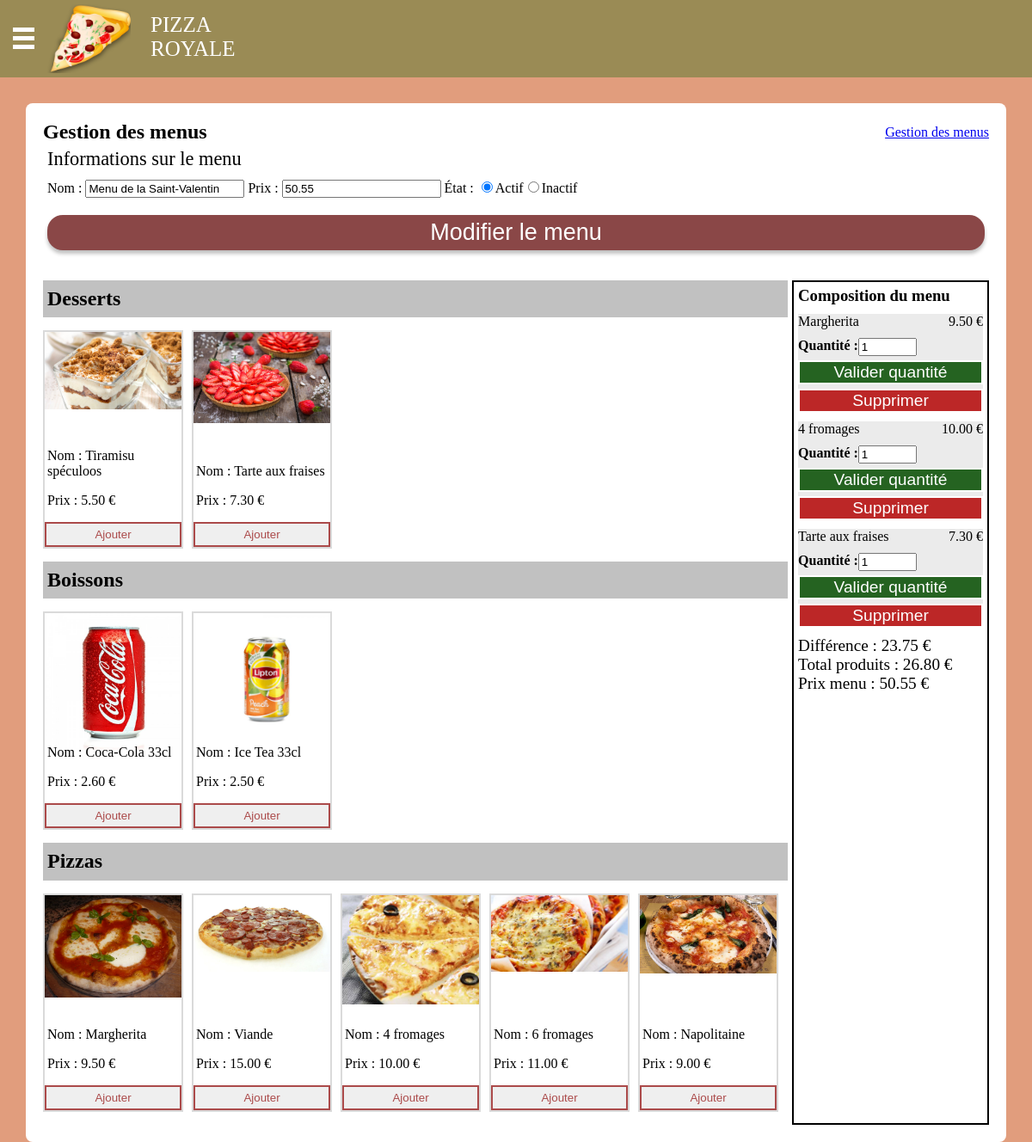
The page /gestionmenus.php?id=97 (signed in) on the database its author committed.
### tables this page shows
CREATE TABLE `menus` (
  `id_menu` int(11) NOT NULL,
  `nom` varchar(255) NOT NULL,
  `prix` varchar(10) NOT NULL,
  `etat` int(11) NOT NULL DEFAULT 1,
  `date_creation` date NOT NULL
);

CREATE TABLE `categories` (
  `id_categorie` int(11) NOT NULL,
  `nom` varchar(255) NOT NULL,
  `description` varchar(255) NOT NULL
);

CREATE TABLE `produits` (
  `id_produit` int(11) NOT NULL,
  `libelle` varchar(255) NOT NULL,
  `prix` varchar(10) NOT NULL,
  `photo` varchar(255) NOT NULL
);

### gestionmenus.php (the view, shortened to what this page needs)
<?php
require('config.php');
if(isset($_GET['id'])) {
$id_menu = $_GET['id'];
$req = $bdd->prepare('SELECT * FROM menus WHERE id_menu = :id');
$req->bindValue('id', $id_menu, PDO::PARAM_INT);
$req->execute();
$menu = $req->fetch();
}
?>
<!DOCTYPE html>
<html lang="fr">
<head>
<link href="css/styles.css" rel="stylesheet">
<link rel="stylesheet" href="js/jquery-ui/jquery-ui.min.css">
</head>
<body>
<?php include('header.php'); ?>
<div class="conteneur">
<div class="titre-page">
<h1>Gestion des menus</h1>
<?php
if(isset($_GET['id'])) {
echo '<a href="gestionmenus">Gestion des menus</a>';
} else {
    echo '<a href="creermenu">Créer un menu</a>';
}
?>
</div>
<div class="contenu">
<?php
if(isset($_GET['id'])) {
?>
<div class="infos-menu">
<span class="titre-menu">Informations sur le menu</span>
<form id="modifierMenu" action="" method="post">
<div class="label-menu">
<label for="nom">Nom : </label><input type="text" class="lol" name="nom" id="nom" value="<?= $menu['nom']; ?>">
</div>
<div class="label-menu">
<label for="prix">Prix : </label><input type="number" name="prix" id="prix" value="<?= $menu['prix']; ?>" step="0.01">
</div>
<div class="label-menu">
<label for="etat">État : </label><input type="radio" name="etat" id="etat-1" value="1" <?php if($menu['etat'] == 1) { echo 'checked'; } ?>><label for="etat-1">Actif</label><input type="radio" name="etat" id="etat-2" value="2" <?php if($menu['etat'] == 2) { echo 'checked'; } ?>><label for="etat-2">Inactif</label>
</div>
<input type="submit" class="boutton-rouge" name="modifier" id="modifier_menu" value="Modifier le menu" data-menu_id="<?= $id_menu; ?>">
</form>
</div>
<div class="contenu">
<div class="flex-menu">
<div class="menu-apercu">
<h3>Composition du menu</h3>
<?php
$total_menu = 0;
$req = $bdd->prepare('SELECT b.quantite, b.id_produit as id, a.libelle as libelle, a.prix as prix FROM produits as a INNER JOIN menus_produits as b ON a.id_produit = b.id_produit WHERE b.id_menu = :id GROUP BY b.id_produit ORDER BY id ASC');
$req->bindValue('id', $id_menu, PDO::PARAM_INT);
$req->execute();
while($afficher = $req->fetch()) {
$total_menu += $afficher['prix'] * $afficher['quantite'];
?>
<div class="apercu-produits">
<div class="libelle"><?= $afficher['libelle']; ?>
<div class="quantite">Quantité :
<input type="text" class="quantite_saisie" value="<?= $afficher['quantite']; ?>">
</div>
</div>
<div class="prix" data-prix="<?= $afficher['prix']; ?>"><?= number_format($afficher['prix'], 2); ?> €</div>
<input type="button" class="boutton-quantite produit_quantite" data-produit="<?= $afficher['id']; ?>" data-menu="<?= $menu['id_menu']; ?>" value="Valider quantité">
<input type="button" class="boutton-supprimer-produit supprimer_produit" data-produit="<?= $afficher['id']; ?>" data-menu="<?= $menu['id_menu']; ?>" value="Supprimer">
</div>
<?php } ?>
<div class="afficher-total">
<div id="diff">Différence : <span><?= abs(number_format($total_menu -  $menu['prix'], 2)); ?></span> €</div>
<div class="total">Total produits : <span><?= number_format($total_menu, 2); ?></span> €</div>
<div id="prix_menu">Prix menu : <span><?= number_format($menu['prix'], 2); ?></span> €</div>
</div>
</div>
<div class="menu-categories">
<?php
$req = $bdd->prepare('SELECT * FROM categories');
$req->execute();
while($categ = $req->fetch()) {
?>
<div class="nom-categorie">
<h2><?= $categ['nom']; ?></h2>
</div>
<div class="flex-produits">
<?php
$req2 = $bdd->prepare('SELECT a.id_produit as id_produit, a.photo as photo, a.libelle as libelle, a.prix as prix FROM produits as a INNER JOIN produits_categories as b ON a.id_produit = b.id_produit WHERE b.id_categorie = :id');
$req2->bindValue('id', $categ['id_categorie'], PDO::PARAM_INT);
$req2->execute() or die(print_r($req->errorInfo(), TRUE));
while($produit = $req2->fetch()) {
?>
<div class="apercuproduit">
<img src="<?= $produit['photo']; ?>">
<div class="details-produit">
<p>Nom : <span><?= $produit['libelle']; ?></span></p>
<p>Prix : <span><?= number_format($produit['prix'], 2); ?></span> €</p>
<button data-id_produit="<?= $produit['id_produit']; ?>" data-id_menu="<?= $id_menu; ?>" class="boutton-produits modifiermenu-ajouter-produit">Ajouter</button>
</div>
</div>
<?php } ?>
</div>
<?php } ?>
</div>
</div>
</div>
<?php } ?>
</div>
</body>
</html>

### css/styles.css (style rules this page uses)
body { margin: 0; background: #e19d7d; }
h2 { font-size: 1.4rem; }
.boutton-rouge { display: block; background: #8A4747; box-shadow: 0px 4px 4px rgba(0, 0, 0, 0.25); border-radius: 18px; border: 0; font-size: 27px; padding: 5px 20px; color: #FFF; text-decoration: none; }
.boutton-quantite { width: 100%; border: 2px solid #FFF; background: #256321; color: #FFF; font-size: 1.2rem; margin-top: 5px; margin-bottom: 5px; }
.boutton-supprimer-produit { width: 100%; border: 2px solid #FFF; background: #bc2727; color: #FFF; font-size: 1.2rem; }
.conteneur { max-width: 1100px; height: auto; margin-top: 30px; margin-left: auto; margin-right: auto; background: #FFF; border-radius: 8px; padding: 20px; }
.titre-page { display: flex; justify-content: space-between; align-items: center; }
.titre-page h1 { margin: 0; font-size: 1.5rem; }
.contenu input[type="submit"] { margin: 20px 0; width: 100%; cursor: pointer; }
.flex-produits { display: flex; flex-direction: row; flex-wrap: wrap; }
.apercuproduit { position: relative; width: 159px; height: 250px; border: 2px solid #dadada; margin-right: 10px; margin-bottom: 15px; z-index: auto; }
.apercuproduit img { position: relative; max-width: 100%; }
.apercuproduit .details-produit { position: absolute; left: 3px; bottom: 0; }
.infos-menu { position: relative; margin-bottom: 10px; padding: 5px; }
.titre-menu { display: block; font-size: 1.4em; margin-bottom: 10px; }
.label-menu { display: inline; }
.nom-categorie { display: block; width: 100%; background: #c1c1c1; margin-bottom: 15px; }
.nom-categorie h2 { display: inline; padding-left: 5px; font-size: 1.5em; line-height: 1.8em; }
.menu-apercu h3 { margin: 0 0 10px 0; }
.quantite_saisie { width: 40%!important; }
.flex-menu { display: flex; flex-direction: row-reverse; }
.menu-apercu { width: 273px; padding: 5px; border: 2px solid #000; }
.menu-categories { margin-right: 5px; width: 100%; }
.apercu-produits { display: block; float: left; width: 100%; margin-bottom: 10px; background: #ebebeb; box-sizing: border-box; }
.menu-apercu .libelle { float: left; display: block; width: 70%; }
.menu-apercu .prix { float: right; }
.menu-apercu .quantite { display: flex; font-weight: 600; margin-top: 10px; }
.boutton-produits { display: block; border: 2px solid #ab4a4a; padding: 5px; width: 159px; color: #ab4a4a; margin-left: -3px; transition-duration: 0.5s; }
.afficher-total { font-size: 1.2em; }

### rows shown on the page
menus: nom "Menu de la Saint-Valentin", prix "50.55", etat "☑ Actif", etat "☐ Inactif", abs(number_format($total_menu-$menu['prix'],2)) "23.75"
categories: nom "Desserts"
produits: photo (picture), libelle "Tiramisu spéculoos", prix "5.50"
produits: photo (picture), libelle "Tarte aux fraises", prix "7.30"
categories: nom "Boissons"
produits: photo (picture), libelle "Coca-Cola 33cl", prix "2.60"
produits: photo (picture), libelle "Ice Tea 33cl", prix "2.50"
categories: nom "Pizzas"
produits: photo (picture), libelle "Margherita", prix "9.50"
produits: photo (picture), libelle "Viande", prix "15.00"
produits: photo (picture), libelle "4 fromages", prix "10.00"
produits: photo (picture), libelle "6 fromages", prix "11.00"
produits: photo (picture), libelle "Napolitaine", prix "9.00"

### other values the page prints
$afficher['libelle'] "Margherita"
$afficher['prix'] "9.50"
$afficher['libelle'] "4 fromages"
$afficher['prix'] "10.00"
$afficher['libelle'] "Tarte aux fraises"
$afficher['prix'] "7.30"
$total_menu "26.80"
